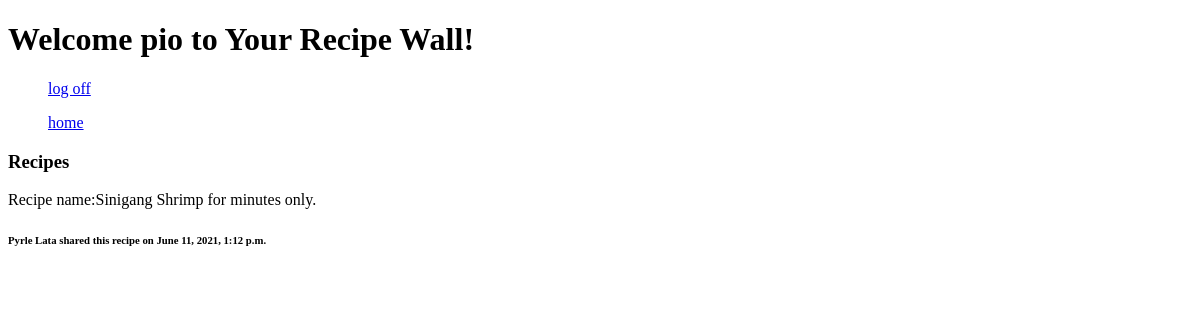
/recipes/wall (signed in), run on an earlier commit of the app's database.
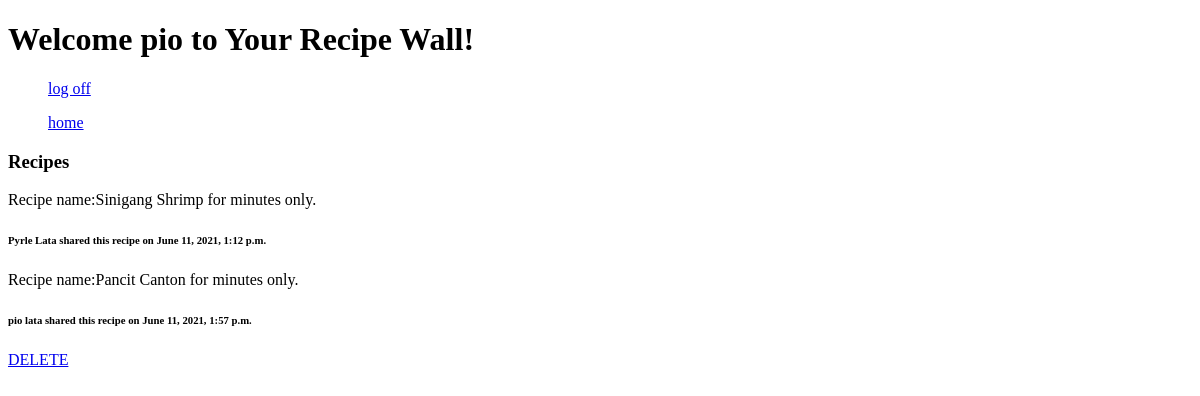
And on a later commit of the database.
### recipefinder_app/models.py (models this page shows, shortened)
class User(models.Model):
  first_name = models.CharField(max_length=45)
  last_name = models.CharField(max_length=45)
  email = models.EmailField(unique=True)
  password = models.CharField(max_length=255)
  created_at = models.DateTimeField(auto_now_add=True, null=True)
  updated_at = models.DateTimeField(auto_now=True, null=True)
  objects = UserManager()

class Post(models.Model):
  name = models.CharField(max_length=280)
  recipe = models.ForeignKey(Recipe, related_name="posts", on_delete=models.CASCADE)
  user = models.ForeignKey(User, related_name="posts", on_delete=models.CASCADE)
  created_at = models.DateTimeField(auto_now_add=True, null=True)
  updated_at = models.DateTimeField(auto_now=True, null=True)
  likes = models.ManyToManyField(User, related_name="likes")
  objects = PostManager()

### recipefinder_app/views.py (the view)
# urls.py: path('recipes/wall', views.recipe_wall),
def recipe_wall(request):
    user = User.objects.get(id=request.session['user_id'])
    posts = Post.objects.all()
    context = {
        "user": user,
        "posts": posts,
    }
    return render(request, 'recipe_feed.html', context)

### recipefinder_app/templates/recipe_feed.html (shortened to what this page needs)
<!DOCTYPE html>
<html lang="en">
<head>
</head>
<body>
    <h1>Welcome {{ user.first_name }} to Your Recipe Wall!</h1>
    <ul><a href="/logout">log off</a></ul>
    <ul><a href="/recipes">home</a></ul>
    <h3>Recipes</h3>
    {% for post in posts %}
    <div class="container-fluid">
        <p>Recipe name:{{ post.name }} for {{ post.time }} minutes only.<br>
          </p>
            <h6 action=>{{ post.user.first_name }} {{ post.user.last_name }} shared this recipe on {{ post.created_at }}</h6>
         {% if request.session.user_id == post.user.id %}
        <span><a href="/delete-post/{{ post.id }}">DELETE</a></span>
        {% endif %}
    </div>
    {% endfor %}
</body>
</html>

What changed in the data, as far as the page shows it:
added Post: name "Pancit Canton", user.first_name "pio", user.last_name "lata", created_at "June 11, 2021, 1:57 p.m."
